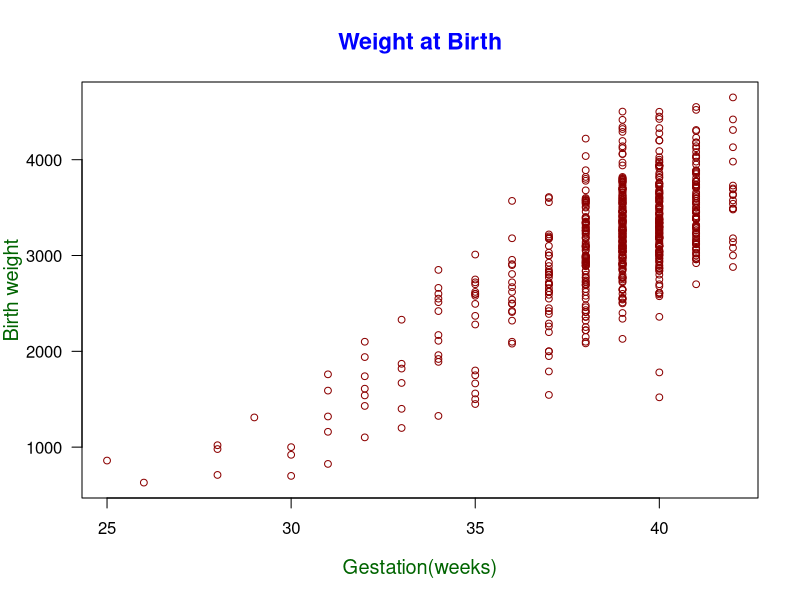
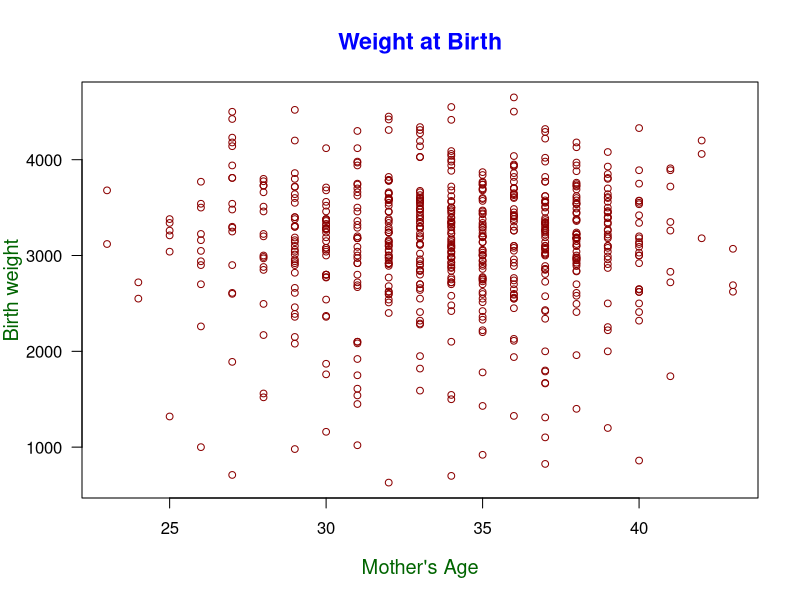
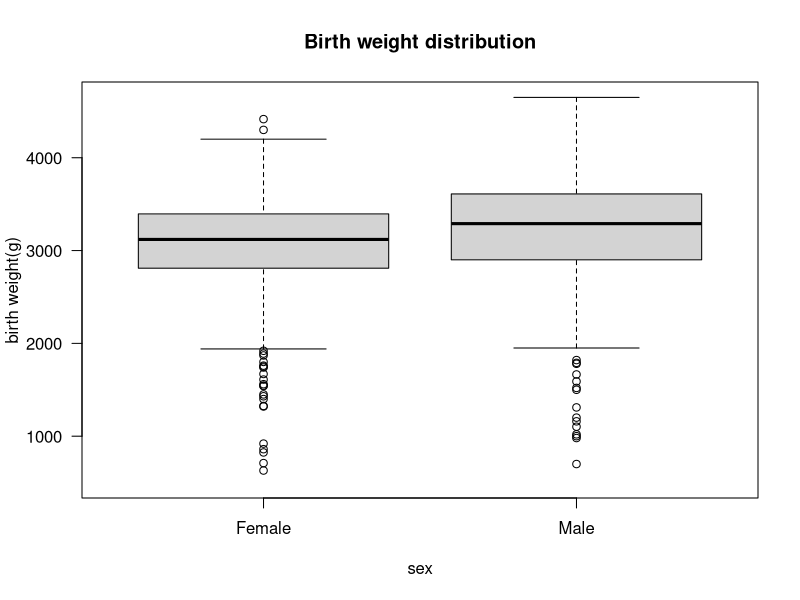
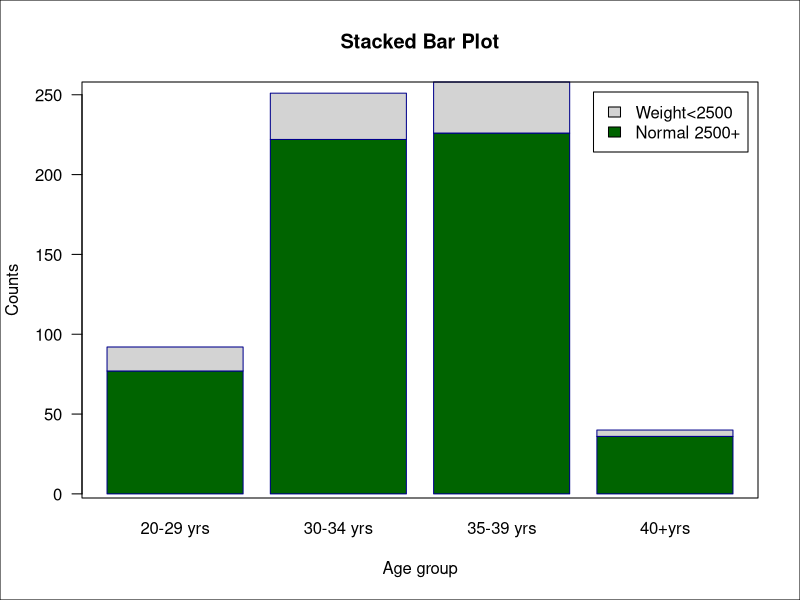
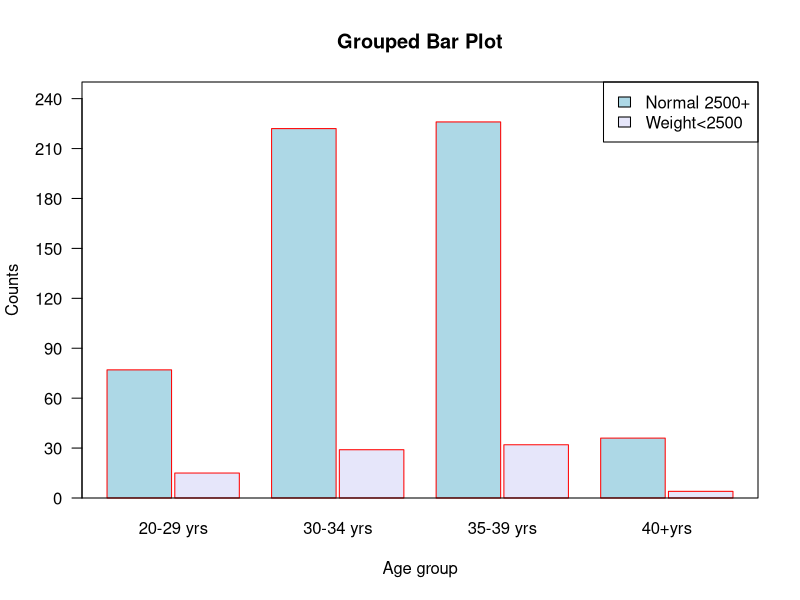

Write the R code that produced these figures, in order.
## ---- chunk 1
library(foreign)
birth<-read.csv("data/birthweight2.csv")
dim(birth)
## ---- chunk 2
library(knitr)
kable(head(birth[,-7]),format = "markdown",padding = 0,longtable=T)
## ---- chunk 3
plot(birth$gestwks,birth$bweight,las=1,xlab="Gestation(weeks)",
     ylab="Birth weight",col.lab="darkgreen", cex.lab=1.2,
     main="Weight at Birth",col.main="blue",cex.main=1.4,
     xlim=c(25,42),col="darkred",type="p", cex=0.9,pch=1)
## ---- chunk 4
plot(birth$matage,birth$bweight,las=1,xlab="Mother's Age",
     ylab="Birth weight",col.lab="darkgreen", cex.lab=1.2,
     main="Weight at Birth",col.main="blue",cex.main=1.4,
     col="darkred",type="p", cex=0.9,pch=1)
## ---- chunk 5
attach(birth)
## ---- chunk 6
boxplot(bweight~sex,las=1,main="Birth weight distribution",
        ylab="birth weight(g)",ylim=c(500,max(bweight)))

## ---- chunk 7
library(xtable)

(Count<-table(birth$lbw,birth$agegrp))
xtable(Count)
Count1<-round(prop.table(Count, 2),2)*100
## ---- chunk 8
barplot(Count,las=1, main="Stacked Bar Plot",border="darkblue",xlab="Age group",ylab="Counts",
        col=c("darkgreen","lightgrey"),legend=rownames(Count))
box();box("figure") 
## ---- chunk 9
barplot(Count, beside = T, main ="Grouped Bar Plot",xlab="Age group",ylab ="Counts"
        , border ="red",yaxt='n',col=c("lightblue","lavender"),ylim=c(0,250),
        legend=rownames(Count),args.legend =list(x ="topright"),space=c(0.05,0.5))
axis(2, at = seq(0, 250, by = 30), las = 1);box()
